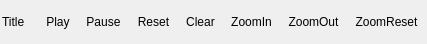
<?xml version="1.0" encoding="UTF-8"?>
<ui version="4.0">
 <class>TimelineHeaderWidget</class>
 <widget class="QWidget" name="TimelineHeaderWidget">
  <property name="geometry">
   <rect>
    <x>0</x>
    <y>0</y>
    <width>419</width>
    <height>44</height>
   </rect>
  </property>
  <property name="windowTitle">
   <string>TimelineHeaderWidget</string>
  </property>
  <layout class="QVBoxLayout" name="verticalLayout">
   <property name="spacing">
    <number>0</number>
   </property>
   <property name="leftMargin">
    <number>2</number>
   </property>
   <property name="topMargin">
    <number>2</number>
   </property>
   <property name="rightMargin">
    <number>2</number>
   </property>
   <property name="bottomMargin">
    <number>2</number>
   </property>
   <item>
    <layout class="QHBoxLayout" name="horizontalLayout">
     <property name="spacing">
      <number>2</number>
     </property>
     <item>
      <widget class="QLabel" name="TitleLabel">
       <property name="text">
        <string>Title</string>
       </property>
       <property name="margin">
        <number>4</number>
       </property>
      </widget>
     </item>
     <item>
      <spacer name="horizontalSpacer">
       <property name="orientation">
        <enum>Qt::Horizontal</enum>
       </property>
       <property name="sizeHint" stdset="0">
        <size>
         <width>40</width>
         <height>20</height>
        </size>
       </property>
      </spacer>
     </item>
     <item>
      <widget class="DigitalClock" name="Clock">
       <property name="minimumSize">
        <size>
         <width>10</width>
         <height>32</height>
        </size>
       </property>
       <property name="frameShape">
        <enum>QFrame::NoFrame</enum>
       </property>
       <property name="frameShadow">
        <enum>QFrame::Plain</enum>
       </property>
      </widget>
     </item>
     <item>
      <widget class="QToolButton" name="PlayBtn">
       <property name="sizePolicy">
        <sizepolicy hsizetype="Fixed" vsizetype="Preferred">
         <horstretch>0</horstretch>
         <verstretch>0</verstretch>
        </sizepolicy>
       </property>
       <property name="text">
        <string>Play</string>
       </property>
       <property name="icon">
        <iconset resource="MultiSpeaker.qrc">
         <normaloff>:/MultiSpeaker/Resources/media-play-32.png</normaloff>:/MultiSpeaker/Resources/media-play-32.png</iconset>
       </property>
       <property name="iconSize">
        <size>
         <width>32</width>
         <height>32</height>
        </size>
       </property>
       <property name="autoRaise">
        <bool>true</bool>
       </property>
      </widget>
     </item>
     <item>
      <widget class="QToolButton" name="PauseBtn">
       <property name="sizePolicy">
        <sizepolicy hsizetype="Fixed" vsizetype="Preferred">
         <horstretch>0</horstretch>
         <verstretch>0</verstretch>
        </sizepolicy>
       </property>
       <property name="text">
        <string>Pause</string>
       </property>
       <property name="icon">
        <iconset resource="MultiSpeaker.qrc">
         <normaloff>:/MultiSpeaker/Resources/media-pause-32.png</normaloff>:/MultiSpeaker/Resources/media-pause-32.png</iconset>
       </property>
       <property name="iconSize">
        <size>
         <width>32</width>
         <height>32</height>
        </size>
       </property>
       <property name="autoRaise">
        <bool>true</bool>
       </property>
      </widget>
     </item>
     <item>
      <widget class="QToolButton" name="ResetBtn">
       <property name="sizePolicy">
        <sizepolicy hsizetype="Fixed" vsizetype="Preferred">
         <horstretch>0</horstretch>
         <verstretch>0</verstretch>
        </sizepolicy>
       </property>
       <property name="text">
        <string>Reset</string>
       </property>
       <property name="icon">
        <iconset resource="MultiSpeaker.qrc">
         <normaloff>:/MultiSpeaker/Resources/undo.png</normaloff>:/MultiSpeaker/Resources/undo.png</iconset>
       </property>
       <property name="iconSize">
        <size>
         <width>32</width>
         <height>32</height>
        </size>
       </property>
       <property name="autoRaise">
        <bool>true</bool>
       </property>
      </widget>
     </item>
     <item>
      <widget class="QToolButton" name="ClearBtn">
       <property name="sizePolicy">
        <sizepolicy hsizetype="Fixed" vsizetype="Preferred">
         <horstretch>0</horstretch>
         <verstretch>0</verstretch>
        </sizepolicy>
       </property>
       <property name="text">
        <string>Clear</string>
       </property>
       <property name="icon">
        <iconset resource="MultiSpeaker.qrc">
         <normaloff>:/MultiSpeaker/Resources/clear.png</normaloff>:/MultiSpeaker/Resources/clear.png</iconset>
       </property>
       <property name="iconSize">
        <size>
         <width>32</width>
         <height>32</height>
        </size>
       </property>
       <property name="autoRaise">
        <bool>true</bool>
       </property>
      </widget>
     </item>
     <item>
      <spacer name="horizontalSpacer_2">
       <property name="orientation">
        <enum>Qt::Horizontal</enum>
       </property>
       <property name="sizeHint" stdset="0">
        <size>
         <width>40</width>
         <height>20</height>
        </size>
       </property>
      </spacer>
     </item>
     <item>
      <widget class="QToolButton" name="ZoomInBtn">
       <property name="sizePolicy">
        <sizepolicy hsizetype="Fixed" vsizetype="Preferred">
         <horstretch>0</horstretch>
         <verstretch>0</verstretch>
        </sizepolicy>
       </property>
       <property name="toolTip">
        <string>Zoom In</string>
       </property>
       <property name="text">
        <string>ZoomIn</string>
       </property>
       <property name="icon">
        <iconset resource="MultiSpeaker.qrc">
         <normaloff>:/MultiSpeaker/Resources/zoomin.png</normaloff>:/MultiSpeaker/Resources/zoomin.png</iconset>
       </property>
       <property name="iconSize">
        <size>
         <width>32</width>
         <height>32</height>
        </size>
       </property>
       <property name="autoRaise">
        <bool>true</bool>
       </property>
      </widget>
     </item>
     <item>
      <widget class="QToolButton" name="ZoomOutBtn">
       <property name="sizePolicy">
        <sizepolicy hsizetype="Fixed" vsizetype="Preferred">
         <horstretch>0</horstretch>
         <verstretch>0</verstretch>
        </sizepolicy>
       </property>
       <property name="toolTip">
        <string>Zoom Out</string>
       </property>
       <property name="text">
        <string>ZoomOut</string>
       </property>
       <property name="icon">
        <iconset resource="MultiSpeaker.qrc">
         <normaloff>:/MultiSpeaker/Resources/zoomout.png</normaloff>:/MultiSpeaker/Resources/zoomout.png</iconset>
       </property>
       <property name="iconSize">
        <size>
         <width>32</width>
         <height>32</height>
        </size>
       </property>
       <property name="autoRaise">
        <bool>true</bool>
       </property>
      </widget>
     </item>
     <item>
      <widget class="QToolButton" name="ZoomResetBtn">
       <property name="sizePolicy">
        <sizepolicy hsizetype="Fixed" vsizetype="Preferred">
         <horstretch>0</horstretch>
         <verstretch>0</verstretch>
        </sizepolicy>
       </property>
       <property name="toolTip">
        <string>Reset Zoom</string>
       </property>
       <property name="text">
        <string>ZoomReset</string>
       </property>
       <property name="icon">
        <iconset resource="MultiSpeaker.qrc">
         <normaloff>:/MultiSpeaker/Resources/zoomreset.png</normaloff>:/MultiSpeaker/Resources/zoomreset.png</iconset>
       </property>
       <property name="iconSize">
        <size>
         <width>32</width>
         <height>32</height>
        </size>
       </property>
       <property name="autoRaise">
        <bool>true</bool>
       </property>
      </widget>
     </item>
    </layout>
   </item>
  </layout>
 </widget>
 <layoutdefault spacing="6" margin="11"/>
 <customwidgets>
  <customwidget>
   <class>DigitalClock</class>
   <extends>QFrame</extends>
   <header>DigitalClock.h</header>
   <container>1</container>
  </customwidget>
 </customwidgets>
 <resources>
  <include location="MultiSpeaker.qrc"/>
 </resources>
 <connections/>
</ui>
